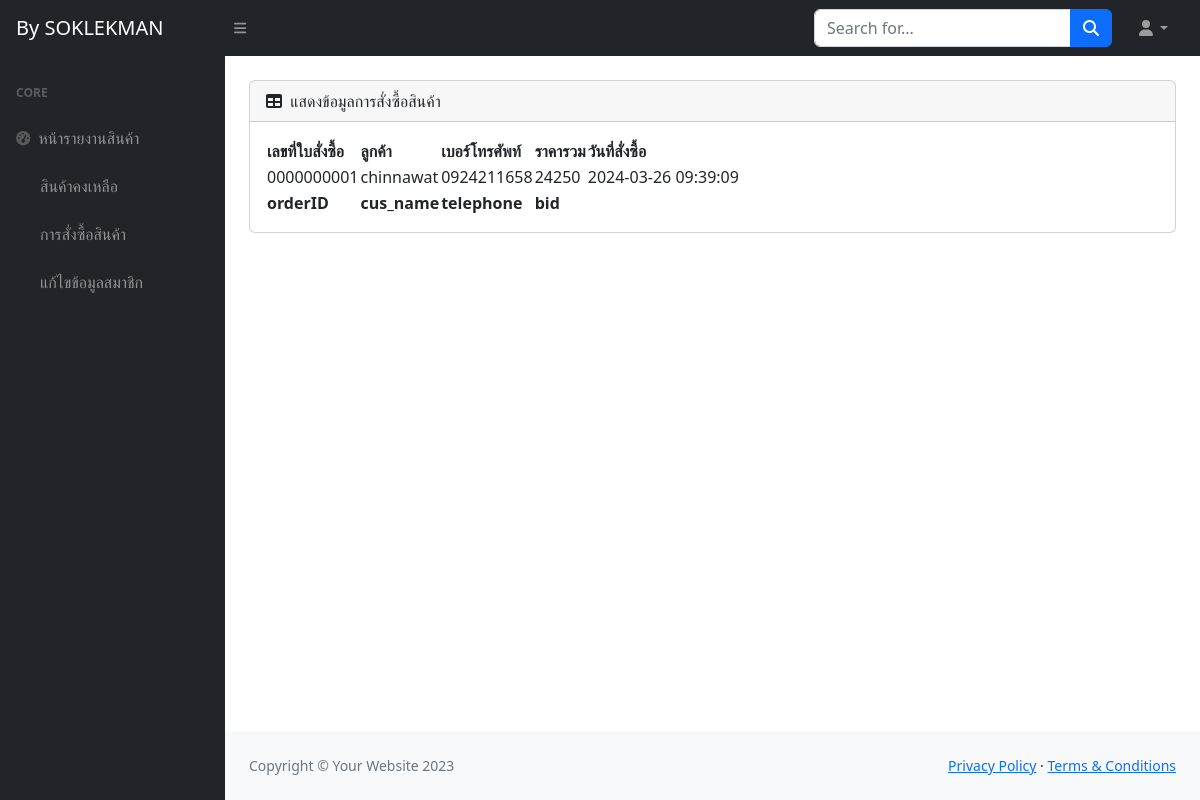
Page /NANEPRO/admin/report_order.php (signed in) on the committed database.
### tables this page shows
CREATE TABLE `tb_order` (
  `orderID` int(10) UNSIGNED ZEROFILL NOT NULL COMMENT 'เลขที่ใบสั่งซิ้อ',
  `cus_name` varchar(60) NOT NULL COMMENT 'ชื่อ-นามสกุล',
  `address` text NOT NULL COMMENT 'ที่อยู่การจัดส่งสินค้า',
  `telephone` varchar(10) NOT NULL COMMENT 'เบอร์โทรศัพท์',
  `total_price` float NOT NULL COMMENT 'ราคารวมสุทธิ',
  `order_status` varchar(1) NOT NULL COMMENT '0=ยกเลิก ,1=ยังไม่ชำระเงิน ,2=ชำระเงิน',
  `reg_date` timestamp NOT NULL DEFAULT current_timestamp() COMMENT 'วันที่สั่งซื้อ'
);

### NANEPRO/admin/report_order.php (the view, shortened to what this page needs)
<?php
include 'Connect.php';
?>
<!DOCTYPE html>
<html lang="en">
    <head>
        <link href="https://cdn.jsdelivr.net/npm/simple-datatables@7.1.2/dist/style.min.css" rel="stylesheet" />
        <link href="css/styles.css" rel="stylesheet" />
    </head>
    <body class="sb-nav-fixed">
    <?php include'menu1.php'; ?>
            <div id="layoutSidenav_content">
                <main>
                    <div class="container-fluid px-4">
                        <div class="card mb-4 mt-4">
                            <div class="card-header">
                                <i class="fas fa-table me-1"></i>
                                แสดงข้อมูลการสั่งซื้อสินค้า
                            </div>
                            <div class="card-body">
                                <table id="datatablesSimple">
                                    <thead>
                                        <tr>
                                            <th>เลขที่ใบสั่งซื้อ</th>
                                            <th>ลูกค้า</th>
                                            <th>เบอร์โทรศัพท์</th>
                                            <th>ราคารวม</th>
                                            <th>วันที่สั่งซื้อ</th>
                                        </tr>
                                    </thead>
                                    <tfoot>
                                        <tr>
                                            <th>orderID</th>
                                            <th>cus_name</th>
                                            <th>telephone</th>
                                            <th>bid</th>
                                        </tr>
                                    </tfoot>
                                    <tbody>
<?php
$sql="SELECT * FROM tb_order order by reg_date DESC";
$result=mysqli_query($conn, $sql);
while ($row = mysqli_fetch_array($result)) {
?>
                                        <tr>
                                            <td><?=$row['orderID']?></td>
                                            <td><?=$row['cus_name']?></td>
                                            <td><?=$row['telephone']?></td>
                                            <td><?=$row['total_price']?></td>
                                            <td><?=$row['reg_date']?></td>
                                        </tr>
                                    <?php
                                    }
                                    ?>
                                      </tbody>
                                </table>
                            </div>
                        </div>
                    </div>
                </main>
                <?php include 'footer.php'; ?>
            </div>
        </div>
    </body>
</html>

### rows in the picture
tb_order: orderID "0000000001", cus_name "chinnawat", telephone "0924211658", total_price "24250", reg_date "2024-03-26 09:39:09"
